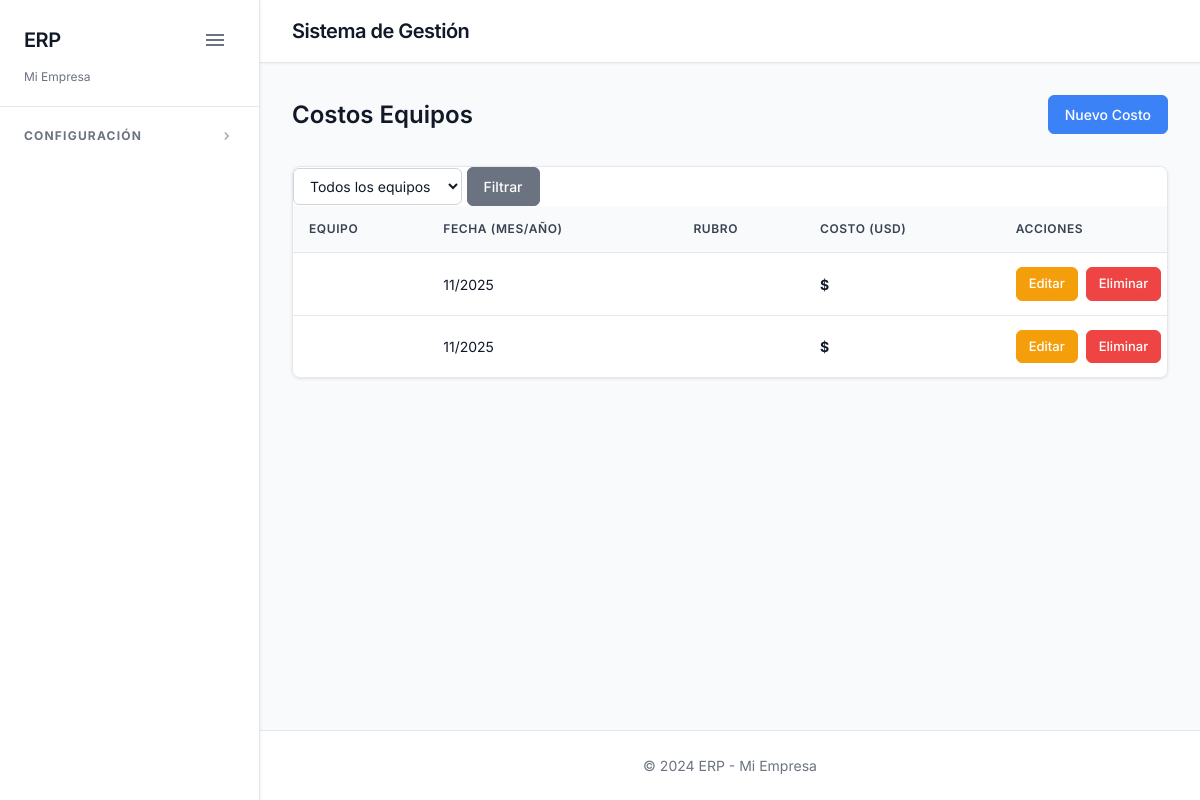
The app's page /costos/, older data.
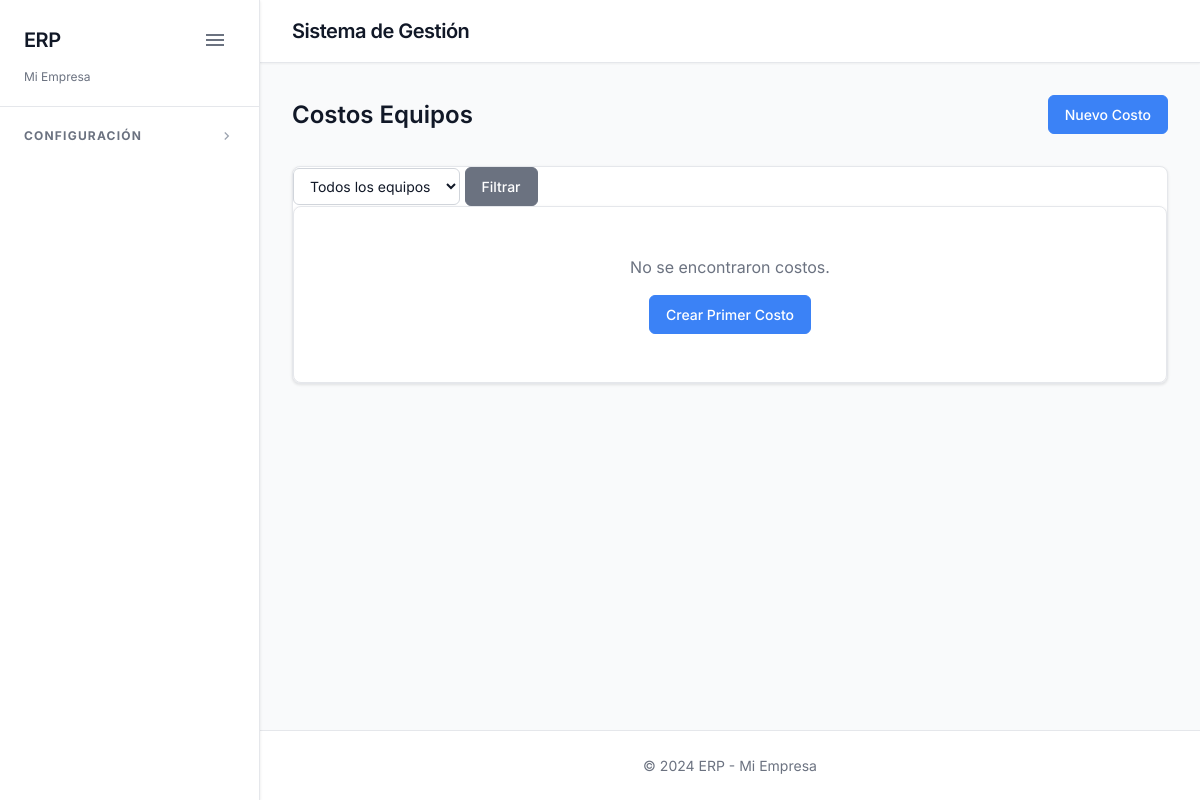
The same page, newer data.
### mineria_le_stage/models.py (models this page shows, shortened)
class Equipo(models.Model):
    id_equipo = models.AutoField(
        primary_key=True,
        verbose_name='ID Equipo',
        db_column='id_equipo',
    )
    nombre_equipo = models.CharField(
        max_length=200,
        verbose_name='Nombre Equipo',
    )
    responsable = models.CharField(
        max_length=200,
        verbose_name='Responsable',
    )
    class Meta:
        verbose_name = 'Equipo'
        verbose_name_plural = 'Equipos'
        ordering = ['nombre_equipo']
        db_table = 'mineria_equipos'

### mineria_le_stage/views.py (the view)
# urls.py: path('costos/', views.lista_costos, name='lista_costos'),
def lista_costos(request):
    from datetime import datetime
    costos_agrupados = Costos.objects.values(
        'id_equipo', 'fecha'
    ).annotate(
        total_costo=Sum('costo_dolares'),
    ).order_by('-fecha', 'id_equipo')
    equipo_id = request.GET.get('equipo_id')
    if equipo_id:
        costos_agrupados = costos_agrupados.filter(id_equipo_id=equipo_id)
    fecha_filtro = request.GET.get('fecha')
    if fecha_filtro:
        try:
            fecha_date = datetime.strptime(fecha_filtro, '%Y-%m').date()
            costos_agrupados = costos_agrupados.filter(fecha=fecha_date)
        except ValueError:
            messages.error(request, "Formato de fecha inválido. Use YYYY-MM.")
    costos_list = []
    for item in costos_agrupados:
        equipo = Equipo.objects.get(id_equipo=item['id_equipo'])
        costos_list.append({
            'equipo': equipo,
            'fecha': item['fecha'],
            'total_costo': item['total_costo'] or 0,
        })
    paginator = Paginator(costos_list, 15)
    page_number = request.GET.get('page')
    page_obj = paginator.get_page(page_number)
    equipos = Equipo.objects.all().order_by('nombre_equipo')
    context = {
        'costos': page_obj,
        'equipos': equipos,
        'equipo_seleccionado': int(equipo_id) if equipo_id else None,
        'fecha_seleccionada': fecha_filtro,
        'empresa_nombre': EMPRESA_NOMBRE,
        'titulo': 'Costos Equipos',
    }
    return render(request, 'mineria_le_stage/costos/lista_costos.html', context)

### erp_demo/context_processors.py (called while the page is built)
def empresa_context(request):
    return {
        'empresa_nombre': EMPRESA_NOMBRE,
    }

### compras/mineria_le_stage/templates/mineria_le_stage/costos/lista_costos.html (shortened to what this page needs)
{% extends 'clientes/base.html' %}
{% block content %}
<div class="page-header">
    <h2>{{ titulo }}</h2>
    <a href="{% url 'mineria_le_stage:crear_costo' %}" class="btn btn-primary">Nuevo Costo</a>
</div>
<div class="table-container">
    <div class="search-bar">
        <form method="get" class="search-form">
            <select name="equipo_id" class="form-control" style="display: inline-block; width: auto;">
                <option value="">Todos los equipos</option>
            </select>
            <button type="submit" class="btn btn-secondary">Filtrar</button>
        </form>
    </div>
    {% if costos %}
        <table class="table">
            <thead>
                <tr>
                    <th>Equipo</th>
                    <th>Fecha (Mes/Año)</th>
                    <th>Rubro</th>
                    <th>Costo (USD)</th>
                    <th>Acciones</th>
                </tr>
            </thead>
            <tbody>
                {% for costo in costos %}
                <tr>
                    <td>{{ costo.id_equipo.nombre_equipo }}</td>
                    <td>{{ costo.fecha|date:"m/Y" }}</td>
                    <td>{{ costo.get_rubro_display }}</td>
                    <td><strong>$ {{ costo.costo_dolares|floatformat:2 }}</strong></td>
                    <td class="actions">
                        <a href="{% url 'mineria_le_stage:editar_costo' costo.id %}" class="btn btn-sm btn-warning">Editar</a>
                        <a href="{% url 'mineria_le_stage:eliminar_costo' costo.id %}" class="btn btn-sm btn-danger">Eliminar</a>
                    </td>
                </tr>
                {% endfor %}
            </tbody>
        </table>
    {% else %}
        <div class="empty-state">
            <p>No se encontraron costos.</p>
            <a href="{% url 'mineria_le_stage:crear_costo' %}" class="btn btn-primary">Crear Primer Costo</a>
        </div>
    {% endif %}
</div>
{% endblock %}

Row changes from the older to the newer data that the page shows:
removed Equipo: fecha "11/2025"
removed Equipo: fecha "11/2025"
Text that changed along with them:
text no longer shown: "EQUIPO FECHA (MES/AÑO) RUBRO COSTO (USD) ACCIONES"
text now shown: "No se encontraron costos. Crear Primer Costo"
